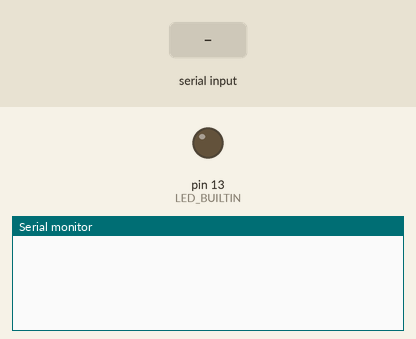
Simulated run of this sketch. Board: Arduino Uno, built with avr-gcc and run on an emulated ATmega328P. Parts: output pins drawn as LEDs (lit = HIGH), the last lines printed to the serial monitor. The test bench sets the inputs (shaded band).

Above: at 1.2 s.
1.3 s: "STATUS\n" received over Serial
At 1.6 s:
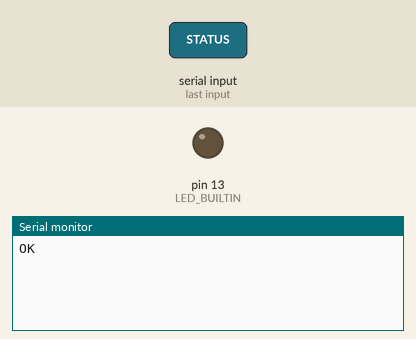
2.8 s: "READ\n" received over Serial
At 3.9 s:
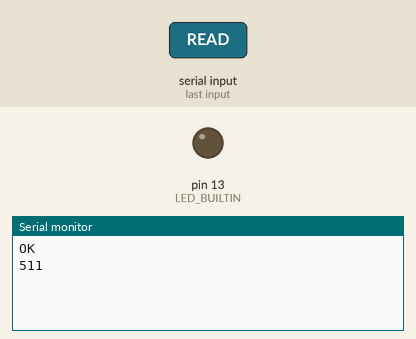
4.3 s: "1\n" received over Serial
At 4.9 s:
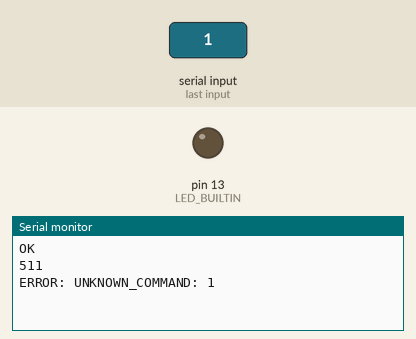

Measured:
- after the input at 1.3 s, the serial monitor: prints a new line at once (image 1)
- after the input at 2.8 s, the serial monitor: prints a new line at once (image 2)
- after the input at 4.3 s, the serial monitor: prints a new line at once (image 3)

The sketch:

force_sensor.ino
```cpp
const int BAUD = 9600;
const int SENSOR_PIN = A0;

void setup() {
  Serial.begin(BAUD);
  pinMode(LED_BUILTIN, OUTPUT);
  // TODO: add a wake-up message for the lerobot SOSensorArm to receive when
  // it connects to this device over serial
}

void loop() {
if (Serial.available() > 0) {
    String command = Serial.readStringUntil('\n');
    command.trim(); // Remove any whitespace or \r

    if (command == "STATUS") {
      Serial.println("OK");
    }
    else if (command == "READ") {
      int force_reading = analogRead(SENSOR_PIN);
      Serial.println(1023 - force_reading);
    }
    else {
      Serial.print("ERROR: UNKNOWN_COMMAND: ");
      Serial.println(command);
    }
  }
}
```
